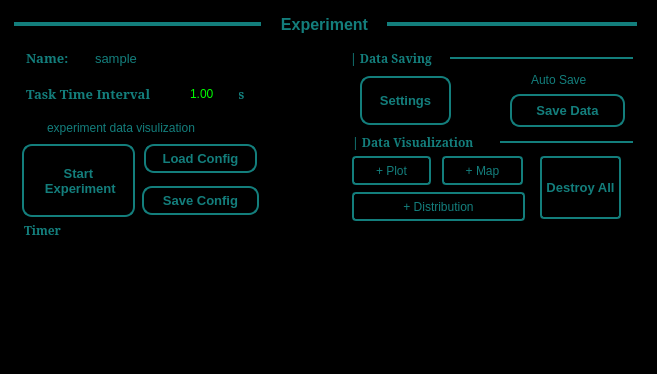
<?xml version="1.0" encoding="UTF-8"?>
<ui version="4.0">
 <class>Form</class>
 <widget class="QWidget" name="Form">
  <property name="geometry">
   <rect>
    <x>0</x>
    <y>0</y>
    <width>657</width>
    <height>374</height>
   </rect>
  </property>
  <property name="windowTitle">
   <string>Form</string>
  </property>
  <property name="styleSheet">
   <string notr="true">background-color: rgb(0, 0, 0);
color: rgb(19, 126, 124);</string>
  </property>
  <widget class="QPushButton" name="pb_save_config">
   <property name="geometry">
    <rect>
     <x>142</x>
     <y>186</y>
     <width>117</width>
     <height>29</height>
    </rect>
   </property>
   <property name="font">
    <font>
     <family>Arial</family>
     <pointsize>10</pointsize>
     <weight>75</weight>
     <bold>true</bold>
    </font>
   </property>
   <property name="cursor">
    <cursorShape>PointingHandCursor</cursorShape>
   </property>
   <property name="styleSheet">
    <string notr="true">QPushButton::disabled {
    border: 2px solid rgb(149, 149, 149);
	color:rgb(149, 149, 149);
	border-radius:10px;
}
QPushButton{
border: 2px solid rgb(19, 126, 124);
border-radius:10px;
}
</string>
   </property>
   <property name="text">
    <string>Save Config</string>
   </property>
  </widget>
  <widget class="QLabel" name="label_28">
   <property name="geometry">
    <rect>
     <x>350</x>
     <y>50</y>
     <width>141</width>
     <height>16</height>
    </rect>
   </property>
   <property name="font">
    <font>
     <family>SimSun</family>
     <pointsize>9</pointsize>
     <weight>75</weight>
     <bold>true</bold>
    </font>
   </property>
   <property name="text">
    <string>| Data Saving</string>
   </property>
  </widget>
  <widget class="QLabel" name="label_54">
   <property name="geometry">
    <rect>
     <x>26</x>
     <y>48</y>
     <width>67</width>
     <height>20</height>
    </rect>
   </property>
   <property name="font">
    <font>
     <family>SimSun</family>
     <pointsize>10</pointsize>
     <weight>75</weight>
     <bold>true</bold>
    </font>
   </property>
   <property name="text">
    <string>Name:</string>
   </property>
  </widget>
  <widget class="Line" name="line_13">
   <property name="geometry">
    <rect>
     <x>386</x>
     <y>12</y>
     <width>251</width>
     <height>25</height>
    </rect>
   </property>
   <property name="styleSheet">
    <string notr="true">color: rgb(19, 126, 124);</string>
   </property>
   <property name="frameShadow">
    <enum>QFrame::Plain</enum>
   </property>
   <property name="lineWidth">
    <number>4</number>
   </property>
   <property name="orientation">
    <enum>Qt::Horizontal</enum>
   </property>
  </widget>
  <widget class="QTextEdit" name="text_edit_exp_info">
   <property name="geometry">
    <rect>
     <x>22</x>
     <y>244</y>
     <width>611</width>
     <height>111</height>
    </rect>
   </property>
   <property name="readOnly">
    <bool>true</bool>
   </property>
  </widget>
  <widget class="QLabel" name="label_27">
   <property name="geometry">
    <rect>
     <x>352</x>
     <y>134</y>
     <width>141</width>
     <height>16</height>
    </rect>
   </property>
   <property name="font">
    <font>
     <family>SimSun</family>
     <pointsize>9</pointsize>
     <weight>75</weight>
     <bold>true</bold>
    </font>
   </property>
   <property name="text">
    <string>| Data Visualization</string>
   </property>
  </widget>
  <widget class="Line" name="line_14">
   <property name="geometry">
    <rect>
     <x>14</x>
     <y>12</y>
     <width>247</width>
     <height>25</height>
    </rect>
   </property>
   <property name="styleSheet">
    <string notr="true">color: rgb(19, 126, 124);</string>
   </property>
   <property name="frameShadow">
    <enum>QFrame::Plain</enum>
   </property>
   <property name="lineWidth">
    <number>4</number>
   </property>
   <property name="orientation">
    <enum>Qt::Horizontal</enum>
   </property>
  </widget>
  <widget class="QLabel" name="et_exp_timer">
   <property name="geometry">
    <rect>
     <x>24</x>
     <y>220</y>
     <width>607</width>
     <height>21</height>
    </rect>
   </property>
   <property name="font">
    <font>
     <family>SimSun</family>
     <pointsize>9</pointsize>
     <weight>75</weight>
     <bold>true</bold>
    </font>
   </property>
   <property name="styleSheet">
    <string notr="true">color: rgb(19, 126, 124);
border-top-color: rgb(0, 0, 0);</string>
   </property>
   <property name="frameShape">
    <enum>QFrame::NoFrame</enum>
   </property>
   <property name="text">
    <string>Timer</string>
   </property>
  </widget>
  <widget class="QPushButton" name="pb_save_data">
   <property name="geometry">
    <rect>
     <x>510</x>
     <y>94</y>
     <width>115</width>
     <height>33</height>
    </rect>
   </property>
   <property name="font">
    <font>
     <family>Arial</family>
     <pointsize>10</pointsize>
     <weight>75</weight>
     <bold>true</bold>
    </font>
   </property>
   <property name="cursor">
    <cursorShape>PointingHandCursor</cursorShape>
   </property>
   <property name="styleSheet">
    <string notr="true">QPushButton::disabled {
    border: 2px solid rgb(149, 149, 149);
	color:rgb(149, 149, 149);
	border-radius:10px;
}
QPushButton{
border: 2px solid rgb(19, 126, 124);
border-radius:10px;
}
</string>
   </property>
   <property name="text">
    <string>Save Data</string>
   </property>
  </widget>
  <widget class="QLabel" name="label_56">
   <property name="geometry">
    <rect>
     <x>238</x>
     <y>78</y>
     <width>21</width>
     <height>31</height>
    </rect>
   </property>
   <property name="font">
    <font>
     <family>SimSun</family>
     <pointsize>10</pointsize>
     <weight>75</weight>
     <bold>true</bold>
    </font>
   </property>
   <property name="text">
    <string>s</string>
   </property>
  </widget>
  <widget class="Line" name="line_11">
   <property name="geometry">
    <rect>
     <x>500</x>
     <y>134</y>
     <width>133</width>
     <height>16</height>
    </rect>
   </property>
   <property name="styleSheet">
    <string notr="true">color: rgb(19, 126, 124);</string>
   </property>
   <property name="frameShadow">
    <enum>QFrame::Plain</enum>
   </property>
   <property name="lineWidth">
    <number>2</number>
   </property>
   <property name="orientation">
    <enum>Qt::Horizontal</enum>
   </property>
  </widget>
  <widget class="QLabel" name="label_11">
   <property name="geometry">
    <rect>
     <x>262</x>
     <y>12</y>
     <width>125</width>
     <height>25</height>
    </rect>
   </property>
   <property name="font">
    <font>
     <family>Arial</family>
     <pointsize>12</pointsize>
     <weight>75</weight>
     <bold>true</bold>
    </font>
   </property>
   <property name="text">
    <string>Experiment</string>
   </property>
   <property name="alignment">
    <set>Qt::AlignCenter</set>
   </property>
  </widget>
  <widget class="QPushButton" name="pb_add_plot">
   <property name="geometry">
    <rect>
     <x>352</x>
     <y>156</y>
     <width>79</width>
     <height>29</height>
    </rect>
   </property>
   <property name="cursor">
    <cursorShape>PointingHandCursor</cursorShape>
   </property>
   <property name="styleSheet">
    <string notr="true">QPushButton::disabled {
    border: 2px solid rgb(149, 149, 149);
	color:rgb(149, 149, 149);
	border-radius:4px;
}
QPushButton{
border: 2px solid rgb(19, 126, 124);
border-radius:4px;
}
</string>
   </property>
   <property name="text">
    <string>+ Plot</string>
   </property>
   <property name="icon">
    <iconset resource="../resources.qrc">
     <normaloff>:/resource/resources/plot.png</normaloff>:/resource/resources/plot.png</iconset>
   </property>
   <property name="iconSize">
    <size>
     <width>20</width>
     <height>20</height>
    </size>
   </property>
  </widget>
  <widget class="QPushButton" name="pb_destroy_figure">
   <property name="geometry">
    <rect>
     <x>540</x>
     <y>156</y>
     <width>81</width>
     <height>63</height>
    </rect>
   </property>
   <property name="font">
    <font>
     <family>Arial</family>
     <pointsize>10</pointsize>
     <weight>75</weight>
     <bold>true</bold>
    </font>
   </property>
   <property name="cursor">
    <cursorShape>PointingHandCursor</cursorShape>
   </property>
   <property name="styleSheet">
    <string notr="true">QPushButton::disabled {
    border: 2px solid rgb(149, 149, 149);
	color:rgb(149, 149, 149);
	border-radius:4px;
}
QPushButton{
border: 2px solid rgb(19, 126, 124);
border-radius:4px;
}
</string>
   </property>
   <property name="text">
    <string>Destroy All</string>
   </property>
  </widget>
  <widget class="QLineEdit" name="lineEdit_exp_name">
   <property name="geometry">
    <rect>
     <x>92</x>
     <y>48</y>
     <width>151</width>
     <height>20</height>
    </rect>
   </property>
   <property name="font">
    <font>
     <family>Arial</family>
     <pointsize>10</pointsize>
    </font>
   </property>
   <property name="text">
    <string>sample</string>
   </property>
  </widget>
  <widget class="QPushButton" name="pb_start_exp">
   <property name="geometry">
    <rect>
     <x>22</x>
     <y>144</y>
     <width>113</width>
     <height>73</height>
    </rect>
   </property>
   <property name="font">
    <font>
     <family>Arial</family>
     <pointsize>10</pointsize>
     <weight>75</weight>
     <bold>true</bold>
    </font>
   </property>
   <property name="cursor">
    <cursorShape>PointingHandCursor</cursorShape>
   </property>
   <property name="styleSheet">
    <string notr="true">QPushButton::disabled {
    border: 2px solid rgb(149, 149, 149);
	color:rgb(149, 149, 149);
	border-radius:10px;
}
QPushButton{
border: 2px solid rgb(19, 126, 124);
border-radius:10px;
}
</string>
   </property>
   <property name="text">
    <string>Start 
 Experiment</string>
   </property>
  </widget>
  <widget class="QPushButton" name="pb_add_map">
   <property name="geometry">
    <rect>
     <x>442</x>
     <y>156</y>
     <width>81</width>
     <height>29</height>
    </rect>
   </property>
   <property name="cursor">
    <cursorShape>PointingHandCursor</cursorShape>
   </property>
   <property name="styleSheet">
    <string notr="true">QPushButton::disabled {
    border: 2px solid rgb(149, 149, 149);
	color:rgb(149, 149, 149);
	border-radius:4px;
}
QPushButton{
border: 2px solid rgb(19, 126, 124);
border-radius:4px;
}
</string>
   </property>
   <property name="text">
    <string>+ Map</string>
   </property>
   <property name="icon">
    <iconset resource="../resources.qrc">
     <normaloff>:/resource/resources/map.png</normaloff>:/resource/resources/map.png</iconset>
   </property>
   <property name="iconSize">
    <size>
     <width>20</width>
     <height>20</height>
    </size>
   </property>
  </widget>
  <widget class="QPushButton" name="pb_load_config">
   <property name="geometry">
    <rect>
     <x>144</x>
     <y>144</y>
     <width>113</width>
     <height>29</height>
    </rect>
   </property>
   <property name="font">
    <font>
     <family>Arial</family>
     <pointsize>10</pointsize>
     <weight>75</weight>
     <bold>true</bold>
    </font>
   </property>
   <property name="cursor">
    <cursorShape>PointingHandCursor</cursorShape>
   </property>
   <property name="styleSheet">
    <string notr="true">QPushButton::disabled {
    border: 2px solid rgb(149, 149, 149);
	color:rgb(149, 149, 149);
	border-radius:10px;
}
QPushButton{
border: 2px solid rgb(19, 126, 124);
border-radius:10px;
}
</string>
   </property>
   <property name="text">
    <string>Load Config</string>
   </property>
  </widget>
  <widget class="QLabel" name="label_55">
   <property name="geometry">
    <rect>
     <x>26</x>
     <y>78</y>
     <width>147</width>
     <height>31</height>
    </rect>
   </property>
   <property name="font">
    <font>
     <family>SimSun</family>
     <pointsize>10</pointsize>
     <weight>75</weight>
     <bold>true</bold>
    </font>
   </property>
   <property name="text">
    <string>Task Time Interval</string>
   </property>
  </widget>
  <widget class="QCheckBox" name="cb_auto_save">
   <property name="geometry">
    <rect>
     <x>512</x>
     <y>70</y>
     <width>109</width>
     <height>19</height>
    </rect>
   </property>
   <property name="text">
    <string>Auto Save</string>
   </property>
  </widget>
  <widget class="QPushButton" name="pb_save_data_setting">
   <property name="geometry">
    <rect>
     <x>360</x>
     <y>76</y>
     <width>91</width>
     <height>49</height>
    </rect>
   </property>
   <property name="font">
    <font>
     <family>Arial</family>
     <pointsize>10</pointsize>
     <weight>75</weight>
     <bold>true</bold>
    </font>
   </property>
   <property name="cursor">
    <cursorShape>PointingHandCursor</cursorShape>
   </property>
   <property name="styleSheet">
    <string notr="true">QPushButton::disabled {
    border: 2px solid rgb(149, 149, 149);
	color:rgb(149, 149, 149);
	border-radius:10px;
}
QPushButton{
border: 2px solid rgb(19, 126, 124);
border-radius:10px;
}
</string>
   </property>
   <property name="text">
    <string>Settings</string>
   </property>
  </widget>
  <widget class="QDoubleSpinBox" name="sp_exp_task_interval">
   <property name="geometry">
    <rect>
     <x>188</x>
     <y>78</y>
     <width>51</width>
     <height>31</height>
    </rect>
   </property>
   <property name="styleSheet">
    <string notr="true">border: 2px soild rgb(19, 126, 124);
color: rgb(0,255, 0);
</string>
   </property>
   <property name="value">
    <double>1.000000000000000</double>
   </property>
  </widget>
  <widget class="QCheckBox" name="cb_exp_data_plot">
   <property name="geometry">
    <rect>
     <x>28</x>
     <y>118</y>
     <width>231</width>
     <height>19</height>
    </rect>
   </property>
   <property name="text">
    <string>experiment data visulization</string>
   </property>
  </widget>
  <widget class="QPushButton" name="pb_add_distribution">
   <property name="geometry">
    <rect>
     <x>352</x>
     <y>192</y>
     <width>173</width>
     <height>29</height>
    </rect>
   </property>
   <property name="cursor">
    <cursorShape>PointingHandCursor</cursorShape>
   </property>
   <property name="styleSheet">
    <string notr="true">QPushButton::disabled {
    border: 2px solid rgb(149, 149, 149);
	color:rgb(149, 149, 149);
	border-radius:4px;
}
QPushButton{
border: 2px solid rgb(19, 126, 124);
border-radius:4px;
}
</string>
   </property>
   <property name="text">
    <string>+ Distribution</string>
   </property>
   <property name="icon">
    <iconset resource="../resources.qrc">
     <normaloff>:/resource/resources/distribution.png</normaloff>:/resource/resources/distribution.png</iconset>
   </property>
   <property name="iconSize">
    <size>
     <width>20</width>
     <height>20</height>
    </size>
   </property>
  </widget>
  <widget class="Line" name="line_12">
   <property name="geometry">
    <rect>
     <x>450</x>
     <y>50</y>
     <width>183</width>
     <height>16</height>
    </rect>
   </property>
   <property name="styleSheet">
    <string notr="true">color: rgb(19, 126, 124);</string>
   </property>
   <property name="frameShadow">
    <enum>QFrame::Plain</enum>
   </property>
   <property name="lineWidth">
    <number>2</number>
   </property>
   <property name="orientation">
    <enum>Qt::Horizontal</enum>
   </property>
  </widget>
 </widget>
 <resources>
  <include location="../resources.qrc"/>
 </resources>
 <connections/>
</ui>
